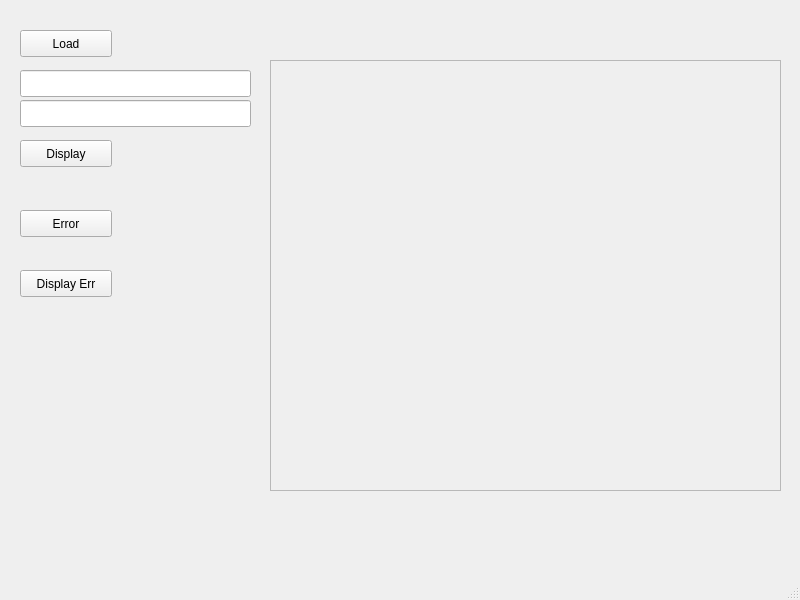
<?xml version="1.0" encoding="UTF-8"?>
<ui version="4.0">
 <class>MainWindow</class>
 <widget class="QMainWindow" name="MainWindow">
  <property name="geometry">
   <rect>
    <x>0</x>
    <y>0</y>
    <width>800</width>
    <height>600</height>
   </rect>
  </property>
  <property name="windowTitle">
   <string>MainWindow</string>
  </property>
  <widget class="QWidget" name="centralwidget">
   <widget class="QPushButton" name="pushButtonLoad">
    <property name="geometry">
     <rect>
      <x>20</x>
      <y>30</y>
      <width>92</width>
      <height>27</height>
     </rect>
    </property>
    <property name="text">
     <string>Load</string>
    </property>
   </widget>
   <widget class="QLineEdit" name="lineEditMeshA">
    <property name="geometry">
     <rect>
      <x>20</x>
      <y>70</y>
      <width>231</width>
      <height>27</height>
     </rect>
    </property>
   </widget>
   <widget class="QLineEdit" name="lineEditMeshB">
    <property name="geometry">
     <rect>
      <x>20</x>
      <y>100</y>
      <width>231</width>
      <height>27</height>
     </rect>
    </property>
   </widget>
   <widget class="QScrollArea" name="scrollArea">
    <property name="geometry">
     <rect>
      <x>270</x>
      <y>60</y>
      <width>511</width>
      <height>431</height>
     </rect>
    </property>
    <property name="minimumSize">
     <size>
      <width>511</width>
      <height>431</height>
     </size>
    </property>
    <property name="maximumSize">
     <size>
      <width>511</width>
      <height>431</height>
     </size>
    </property>
    <property name="widgetResizable">
     <bool>true</bool>
    </property>
    <widget class="QWidget" name="scrollAreaWidgetContents">
     <property name="geometry">
      <rect>
       <x>0</x>
       <y>0</y>
       <width>509</width>
       <height>429</height>
      </rect>
     </property>
    </widget>
   </widget>
   <widget class="QPushButton" name="pushButtonError">
    <property name="geometry">
     <rect>
      <x>20</x>
      <y>210</y>
      <width>92</width>
      <height>27</height>
     </rect>
    </property>
    <property name="text">
     <string>Error</string>
    </property>
   </widget>
   <widget class="QPushButton" name="pushButtonDisplay">
    <property name="geometry">
     <rect>
      <x>20</x>
      <y>140</y>
      <width>92</width>
      <height>27</height>
     </rect>
    </property>
    <property name="text">
     <string>Display</string>
    </property>
   </widget>
   <widget class="QPushButton" name="pushButtonDisplayError">
    <property name="geometry">
     <rect>
      <x>20</x>
      <y>270</y>
      <width>92</width>
      <height>27</height>
     </rect>
    </property>
    <property name="text">
     <string>Display Err</string>
    </property>
   </widget>
  </widget>
  <widget class="QMenuBar" name="menubar">
   <property name="geometry">
    <rect>
     <x>0</x>
     <y>0</y>
     <width>800</width>
     <height>25</height>
    </rect>
   </property>
  </widget>
  <widget class="QStatusBar" name="statusbar"/>
 </widget>
 <resources/>
 <connections/>
</ui>
